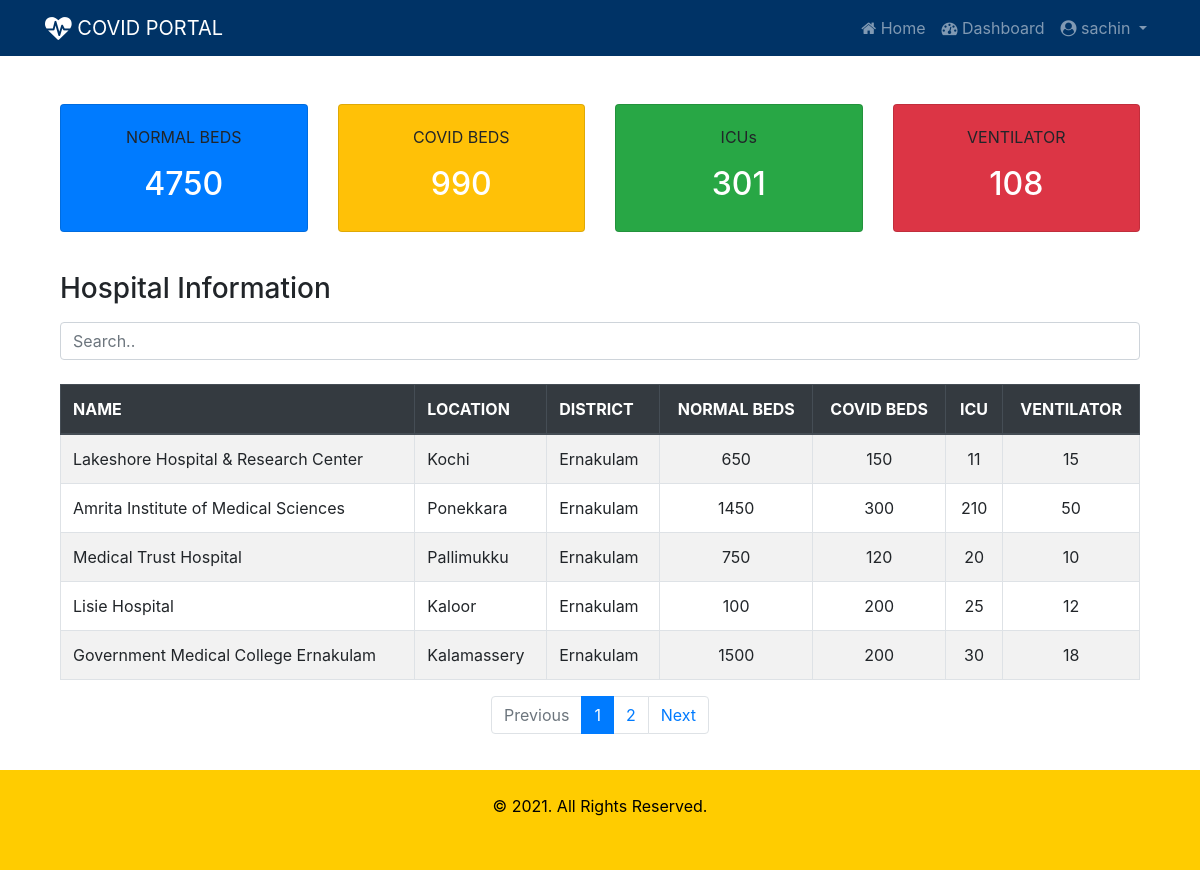
/beds/ (signed in), run on the app's committed database.
### beds/models.py (models this page shows, shortened)
class Hospital(models.Model):
    sc = (
    ('gov', 'Government'),
    ('prv', 'Private')
    )
    name = models.CharField(max_length=50)
    location = models.CharField(max_length=50)
    district = models.CharField(max_length=2, choices=dt)
    phone = models.CharField(max_length=12)
    sector = models.CharField(max_length=3, choices=sc)
    covid_beds = models.IntegerField()
    normal_beds = models.IntegerField()
    icu_beds = models.IntegerField()
    ventilator = models.IntegerField()
    user = models.OneToOneField(User, on_delete=models.CASCADE, blank=True, null=True)

### beds/views.py (the view)
# urls.py: path('', views.index, name='index'),
def index(request):
    normal_beds = Hospital.objects.aggregate(total=Sum('normal_beds'))
    covid_beds = Hospital.objects.aggregate(total=Sum('covid_beds'))
    icu = Hospital.objects.aggregate(total=Sum('icu_beds'))
    ventilator = Hospital.objects.aggregate(total=Sum('ventilator'))
    page = request.GET.get('page', 1)
    hospital_list = Hospital.objects.all()
    paginator = Paginator(hospital_list, 5)
    try:
        hospitals = paginator.page(page)
    except PageNotAnInteger:
        hospitals = paginator.page(1)
    except EmptyPage:
        hospitals = paginator.page(paginator.num_pages)
    context = {
        'normal_beds': normal_beds,
        'covid_beds': covid_beds,
        'icu': icu,
        'ventilator': ventilator,
        'hospitals': hospitals
    }
    return render(request, 'beds/summary.html', context)

### beds/templates/beds/summary.html (shortened to what this page needs)
{% extends 'beds/index.html' %}
{% block content %}
<div class="container mt-4 pt-4 pb-4">
  <div class="card-deck">
    <div class="card bg-primary">
      <div class="card-body text-center">
        <p class="card-text">NORMAL BEDS</p>
        <h2 class="text-white">{{ normal_beds.total }}</h2>
      </div>
    </div>
    <div class="card bg-warning">
      <div class="card-body text-center">
        <p class="card-text">COVID BEDS</p>
        <h2 class="text-white">{{ covid_beds.total }}</h2>
      </div>
    </div>
    <div class="card bg-success">
      <div class="card-body text-center">
        <p class="card-text">ICUs</p>
        <h2 class="text-white">{{ icu.total }}</h2>
      </div>
    </div>
    <div class="card bg-danger">
      <div class="card-body text-center">
        <p class="card-text">VENTILATOR</p>
        <h2 class="text-white">{{ ventilator.total }}</h2>
      </div>
    </div>
  </div>
</div>
<div class="container mt-3">
  <h3 class="mb-3">Hospital Information</h3>
  <input class="form-control" id="myInput" type="text" placeholder="Search..">
  <br>
  <table class="table table-bordered table-striped table-hover">
    <thead class="thead-dark">
      <tr>
        <th>NAME</th>
        <th>LOCATION</th>
        <th>DISTRICT</th>
        <th class="text-center">NORMAL BEDS</th>
        <th class="text-center">COVID BEDS</th>
        <th class="text-center">ICU</th>
        <th class="text-center">VENTILATOR</th>
      </tr>
    </thead>
    <tbody id="myTable">
      {% for hospital in hospitals %}
        <tr>
          <td>{{ hospital.name }}</td>
          <td>{{ hospital.location}}</td>
          <td>{{ hospital.get_district_display}}</td>
          <td class="text-center">{{ hospital.normal_beds}}</td>
          <td class="text-center">{{ hospital.covid_beds}}</td>
          <td class="text-center">{{ hospital.icu_beds}}</td>
          <td class="text-center">{{ hospital.ventilator}}</td>
        </tr>
      {% endfor %}
    </tbody>
  </table>
  {% if hospitals.has_other_pages %}
  <nav aria-label="Pagination">
    <ul class="pagination justify-content-center">
      {% if hospitals.has_previous %}
        <li class="page-item"><a class="page-link" href="?page={{ hospitals.previous_page_number }}">Previous</a></li>
      {% else %}
        <li class="page-item disabled"><a class="page-link" href="#" tabindex="-1">Previous</a></li>
      {% endif %}
      {% for i in hospitals.paginator.page_range %}
        {% if hospitals.number == i %}
          <li class="page-item active"><a class="page-link" href="#"><span>{{ i }} <span class="sr-only">(current)</span></span></a></li>
        {% else %}
          <li class="page-item"><a class="page-link" href="?page={{ i }}">{{ i }}</a></li>
        {% endif %}
      {% endfor %}
      {% if hospitals.has_next %}
        <li class="page-item"><a class="page-link" href="?page={{ hospitals.next_page_number }}">Next</a></li>
      {% else %}
        <li class="page-item disabled"><a class="page-link" href="#">Next</a></li>
      {% endif %}
    </ul>
  </nav>
  {% endif %}
  <div style="height:120px;"></div>
</div>
{% endblock %}

### beds/templates/beds/index.html (shortened to what this page needs)
{% load static %}
<!DOCTYPE html>
<html lang="en">
<head>
  <link rel="stylesheet" href="https://cdnjs.cloudflare.com/ajax/libs/font-awesome/4.7.0/css/font-awesome.min.css">
  <link rel="stylesheet" href="https://maxcdn.bootstrapcdn.com/bootstrap/4.5.2/css/bootstrap.min.css">
  <link rel="stylesheet" href="{% static 'beds/css/style.css'%}">
</head>
<body>
<nav class="navbar navbar-expand-sm bg-navy navbar-dark">
  <div class="container">
    <a class="navbar-brand" href="#"><i class="fa fa-heartbeat fa-lg"></i> COVID PORTAL</a>
    {% if user.is_authenticated %}
      <ul class="navbar-nav">
        <li class="nav-item">
          <a class="nav-link" href="{% url 'index' %}"><i class="fa fa-home"></i> Home </a>
        </li>
        <li class="nav-item">
          <a class="nav-link" href="{% url 'dashboard' %}"><i class="fa fa-dashboard"></i> Dashboard </a>
        </li>
       <li class="nav-item dropdown">
         <a class="nav-link dropdown-toggle" href="#" id="navbardrop" data-toggle="dropdown">
           <i class="fa fa-user-circle"></i> {{ user.username }}
         </a>
       </li>
      </ul>
    {% endif %}
  </div>
</nav>
<div class="container">
  {% block content %}
  {% endblock %}
</div>
<footer class="footer" style="position:fixed; bottom:0; width:100%;">
  <div class="container-fluid p-4" >
    <p class="text-center"> &copy; 2021. All Rights Reserved.</p>
  </div>
</footer>
</body>
</html>

### beds/static/beds/css/style.css (style rules this page uses)
.bg-navy { background-color: #003366; color: white; }
.footer { background-color: #ffcc00; color: black; height: 100px; }

### data on the page
Hospital: name "Lakeshore Hospital & Research Center", location "Kochi", district "Ernakulam", normal_beds "650", covid_beds "150", icu_beds "11", ventilator "15"
Hospital: name "Amrita Institute of Medical Sciences", location "Ponekkara", district "Ernakulam", normal_beds "1450", covid_beds "300", icu_beds "210", ventilator "50"
Hospital: name "Medical Trust Hospital", location "Pallimukku", district "Ernakulam", normal_beds "750", covid_beds "120", icu_beds "20", ventilator "10"
Hospital: name "Lisie Hospital", location "Kaloor", district "Ernakulam", normal_beds "100", covid_beds "200", icu_beds "25", ventilator "12"
Hospital: name "Government Medical College Ernakulam", location "Kalamassery", district "Ernakulam", normal_beds "1500", covid_beds "200", icu_beds "30", ventilator "18"

### other printed values
{{ user.username }} "sachin"
{{ normal_beds.total }} "4750"
{{ covid_beds.total }} "990"
{{ icu.total }} "301"
{{ ventilator.total }} "108"
{{ i }} "1"
{{ i }} "2"
